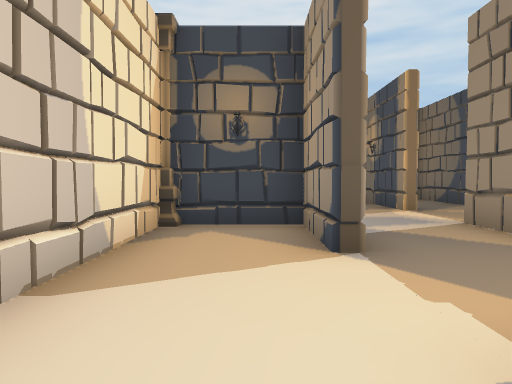
[1] (above)

24 first-person views from a walk through a 3-D level made in the Unity game engine. The camera is 1.4 m above the floor, tilts 2° down and sees 70° across. Doors are open. The floor is counted in squares, 2 m on a side. Each view is taken from the middle of a square. On the plan, view 1 faces up. The plan holds only what a view shows up to about 11 squares ahead; the rest is blank. The place goes on beyond the plan. The player character is not drawn.

[2]
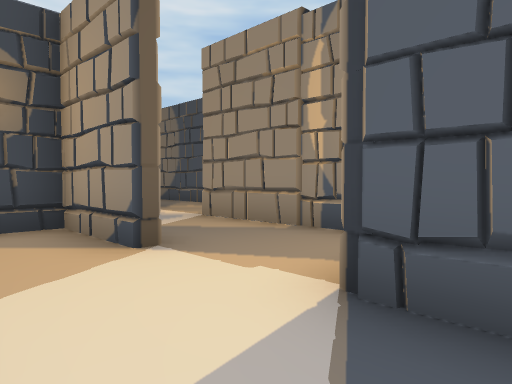

[3]
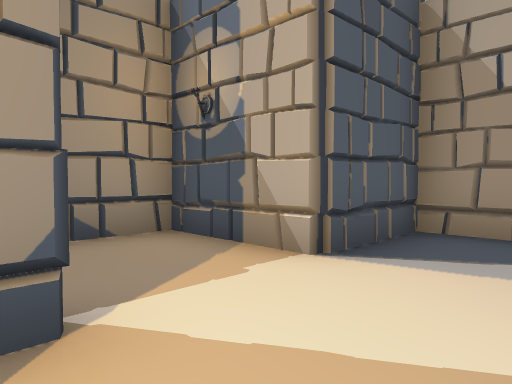

[4]
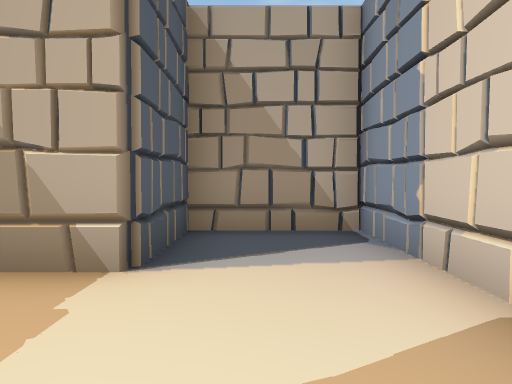

[5]
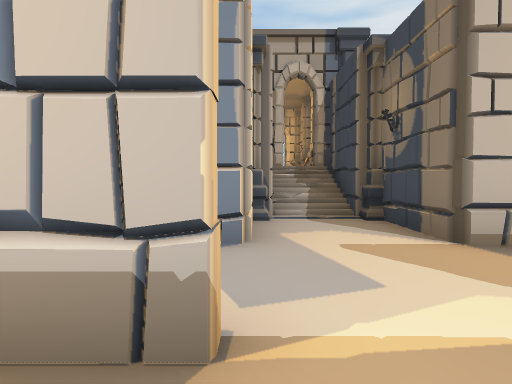

[6]
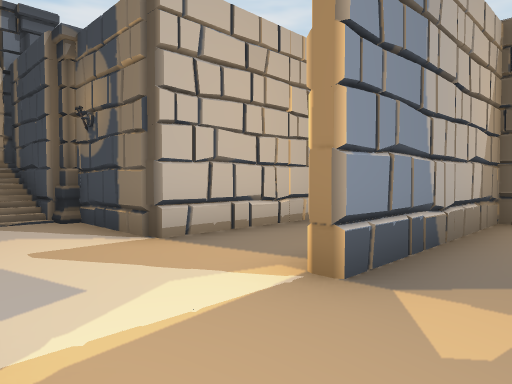

[7]
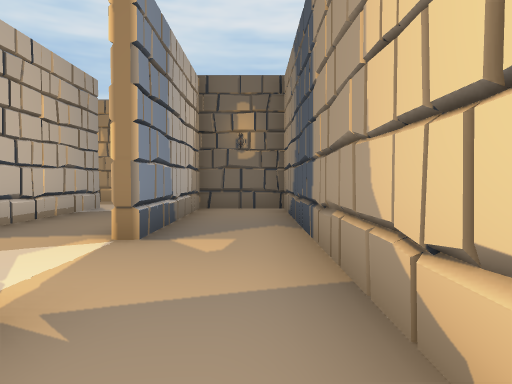

[8]
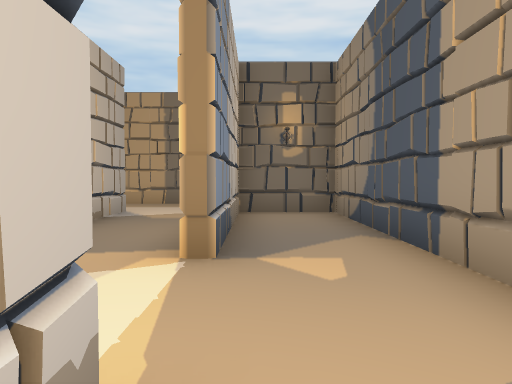

[9]
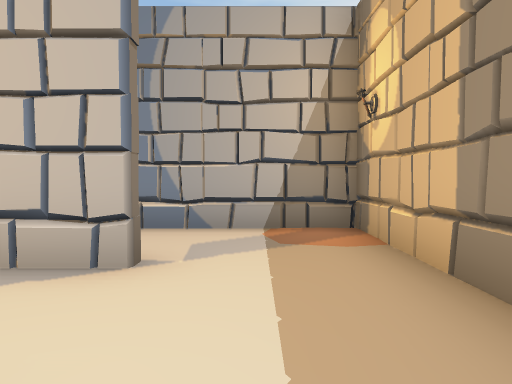

[10]
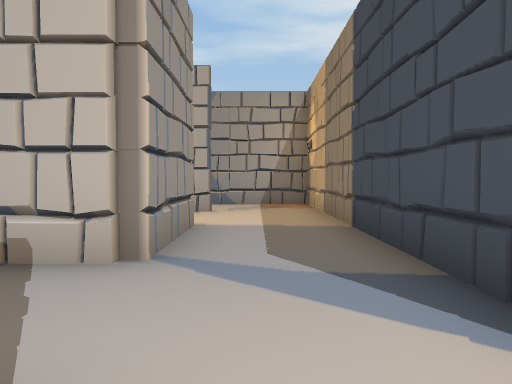

[11]
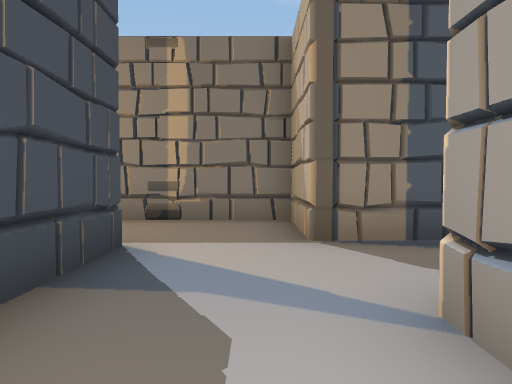

[12]
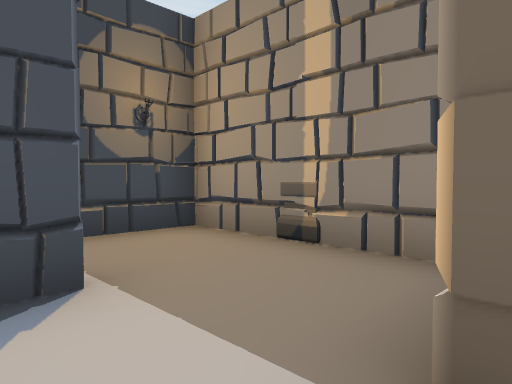

[13]
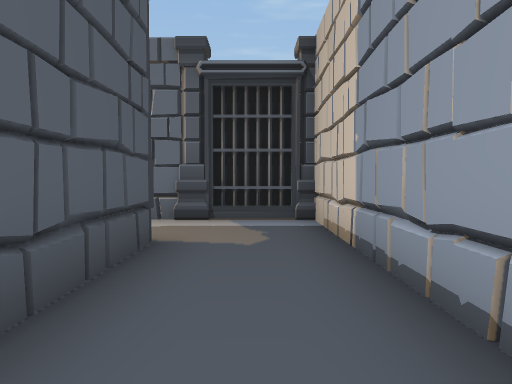

[14]
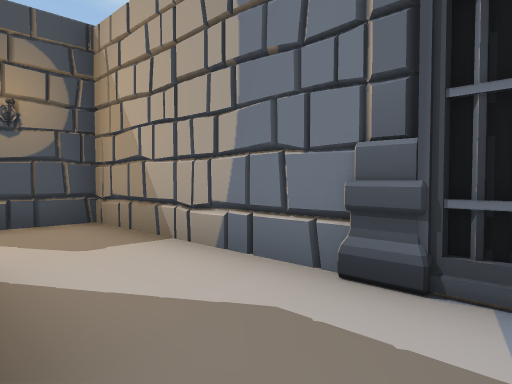

[15]
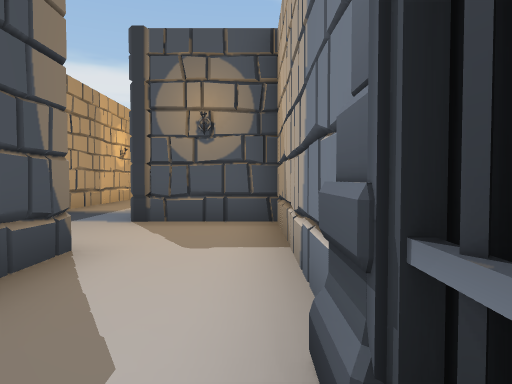

[16]
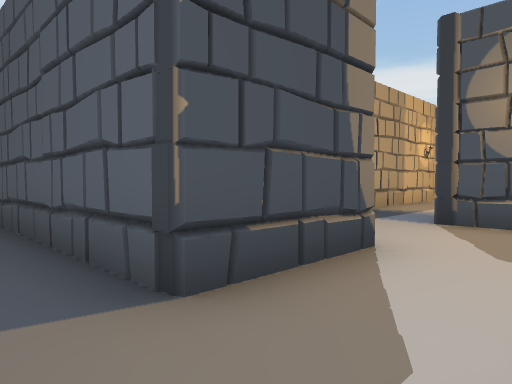

[17]
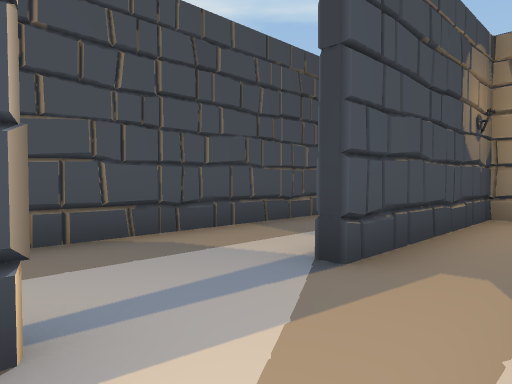

[18]
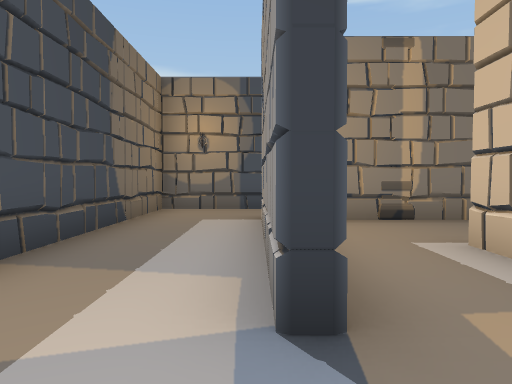

[19]
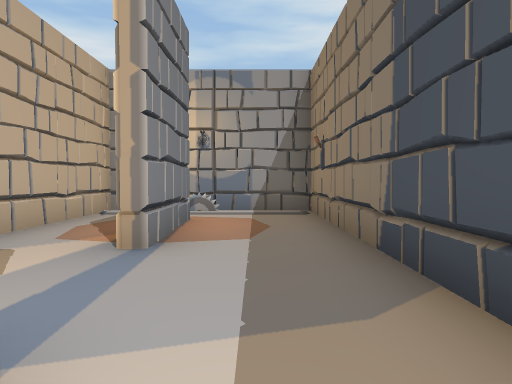

[20]
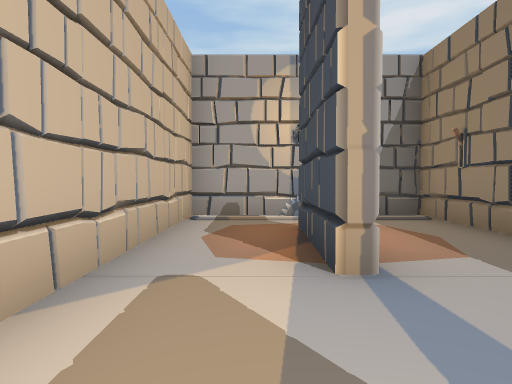

[21]
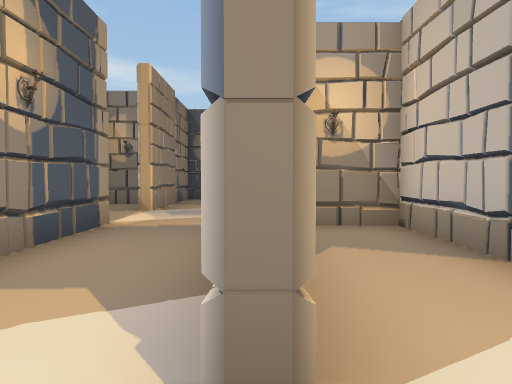

[22]
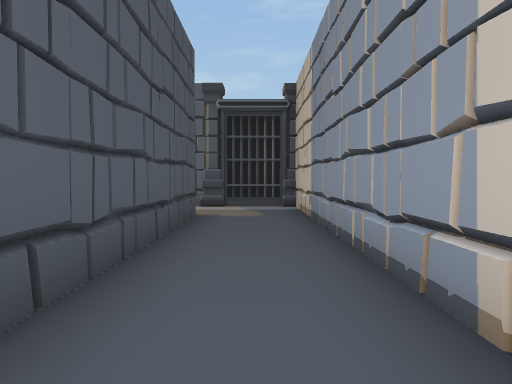

[23]
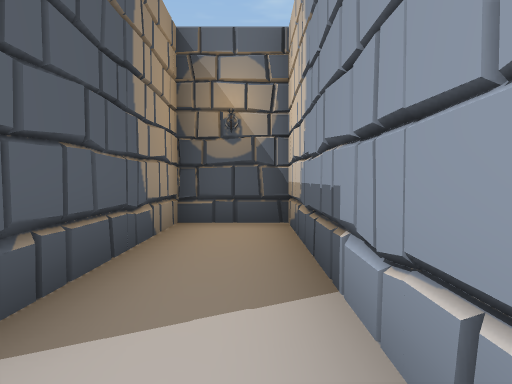

[24]
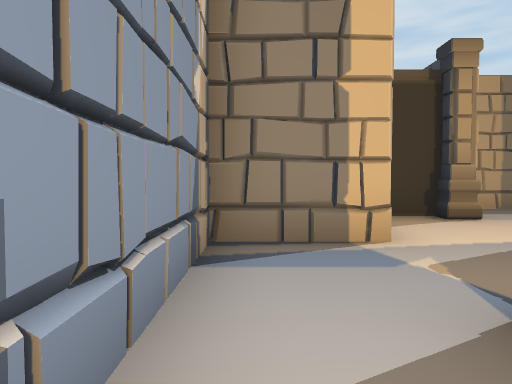

### Floor plan
Ten units are one square. View 1 is at (0, 0); x grows to the right and y downward. Boxes are objects, and circles mark ways between rooms. Rooms are numbered by the first view taken in them; rooms with no view inside come last. Other rooms are left out.
<svg viewBox="-38 -207 173 222">
<path fill="none" stroke="#000" d="M7 -34 7 -56 -14 -56 -14 10 9 10 9 -13M9 -47 9 -56M-4 -58 -11 -58M33 -81 33 -110M36 -59 36 -50M57 -49 57 -127 36 -127 36 -81M42 -36 52 -36M12 -130 12 -82M35 -130 60 -130M79 -154 15 -154M82 -134 103 -134 103 -144M84 -36 130 -36 130 -60M106 -58 82 -58 82 -134M65 -38 68 -37 70 -38M62 -36 75 -36M60 -130 60 -37M100 -56 94 -56M34 -176 10 -176M71 -157 79 -157M103 -144 103 -176 56 -176M-12 -184 -12 -157 42 -157M56 -179 94 -179M10 -179 34 -179M126 -178 126 -202 -12 -202 -12 -184M15 -154 -12 -154 -12 -85 1 -85M92 -132 88 -129M106 -131 85 -131 85 -61 103 -61 103 -103M-4 -58 9 -58M12 -82 -14 -82M-33 -78 -33 -73M9 -13 33 -13 33 -59"/>
<rect x="75" y="-35" width="10" height="10" fill="#bbb"><title>column</title></rect>
<rect x="-25" y="-95" width="10" height="20" fill="#bbb"><title>column</title></rect>
<rect x="-25" y="-65" width="10" height="10" fill="#bbb"><title>column</title></rect>
<circle cx="10" cy="-25" r="3" fill="#2a7"/>
<circle cx="20" cy="-140" r="3" fill="#2a7"/>
<circle cx="10" cy="-70" r="3" fill="#2a7"/>
<circle cx="20" cy="-45" r="3" fill="#2a7"/>
<circle cx="70" cy="-140" r="3" fill="#2a7"/>
<circle cx="85" cy="-155" r="3" fill="#2a7"/>
<circle cx="10" cy="-140" r="3" fill="#2a7"/>
<circle cx="0" cy="-180" r="3" fill="#2a7"/>
<circle cx="45" cy="-180" r="3" fill="#2a7"/>
<text x="0" y="-30">1</text>
<text x="40" y="-80">2</text>
<text x="50" y="-140">3</text>
<text x="90" y="-50">4</text>
<text x="50" y="-170">5</text>
<text x="60" y="-190">6</text>
<text x="-10" y="-120">7</text>
<text x="90" y="-100">8</text>
<text x="-10" y="-70">9</text>
<text x="20" y="-30">10</text>
</svg>
Room 1 opens to room 10. Room 2 opens to room 3. Room 2 opens to room 9. Room 2 opens to room 10. Room 3 opens to room 4. Room 3 opens to room 5. Room 3 opens to room 7. Room 5 opens to room 6.

Where each view was taken, in squares from view 1:
view 1: 0 up, 0 right, facing up
view 2: 0 up, 1 left, facing up-right
view 3: 4 up, 1 left, facing down-right
view 4: 4 up, 0 right, facing down
view 5: 6 up, 5 right, facing left
view 6: 6 up, 5 right, facing up-left
view 7: 4 up, 5 right, facing up
view 8: 5 up, 4 right, facing up
view 9: 14 up, 4 right, facing left
view 10: 14 up, 9 right, facing left
view 11: 14 up, 4 right, facing right
view 12: 13 up, 7 right, facing up-right
view 13: 10 up, 7 right, facing down
view 14: 6 up, 7 right, facing down-right
view 15: 4 up, 7 right, facing right
view 16: 4 up, 7 right, facing up-right
view 17: 16 up, 3 right, facing up-right
view 18: 18 up, 4 right, facing right
view 19: 19 up, 7 right, facing left
view 20: 17 up, 6 right, facing left
view 21: 14 up, 1 right, facing down
view 22: 13 up, 7 right, facing down
view 23: 12 up, 9 right, facing down
view 24: 9 up, 9 right, facing up
